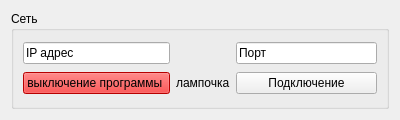
<?xml version="1.0" encoding="UTF-8"?>
<ui version="4.0">
 <class>ConnectionWidget</class>
 <widget class="QWidget" name="ConnectionWidget">
  <property name="geometry">
   <rect>
    <x>0</x>
    <y>0</y>
    <width>400</width>
    <height>120</height>
   </rect>
  </property>
  <property name="minimumSize">
   <size>
    <width>400</width>
    <height>120</height>
   </size>
  </property>
  <property name="windowTitle">
   <string>Form</string>
  </property>
  <layout class="QVBoxLayout" name="verticalLayout">
   <item>
    <widget class="QGroupBox" name="groupBoxNetwork">
     <property name="title">
      <string>Сеть</string>
     </property>
     <layout class="QGridLayout" name="gridLayout_4" rowstretch="0,0,0,0,0" columnstretch="0,0,0,0">
      <item row="0" column="3">
       <widget class="QLineEdit" name="lineEditPort">
        <property name="text">
         <string>Порт</string>
        </property>
       </widget>
      </item>
      <item row="0" column="0">
       <widget class="QLineEdit" name="lineEditIPAddress">
        <property name="text">
         <string>IP адрес</string>
        </property>
       </widget>
      </item>
      <item row="0" column="1">
       <widget class="QLabel" name="label_for_pupupu">
        <property name="text">
         <string/>
        </property>
       </widget>
      </item>
      <item row="1" column="3">
       <widget class="QPushButton" name="pushButtonConnect">
        <property name="text">
         <string>Подключение</string>
        </property>
        <property name="icon">
         <iconset theme="QIcon::ThemeIcon::NetworkWireless"/>
        </property>
       </widget>
      </item>
      <item row="1" column="0">
       <widget class="QPushButton" name="pushButtonExit">
        <property name="minimumSize">
         <size>
          <width>0</width>
          <height>0</height>
         </size>
        </property>
        <property name="styleSheet">
         <string notr="true">QPushButton {
background-color: #ff0000;
}</string>
        </property>
        <property name="text">
         <string>выключение программы </string>
        </property>
        <property name="icon">
         <iconset theme="QIcon::ThemeIcon::DriveOptical"/>
        </property>
        <property name="iconSize">
         <size>
          <width>20</width>
          <height>20</height>
         </size>
        </property>
       </widget>
      </item>
      <item row="1" column="1">
       <widget class="QLabel" name="labelConnectionStatus">
        <property name="text">
         <string>лампочка</string>
        </property>
       </widget>
      </item>
     </layout>
    </widget>
   </item>
  </layout>
 </widget>
 <resources/>
 <connections/>
</ui>
